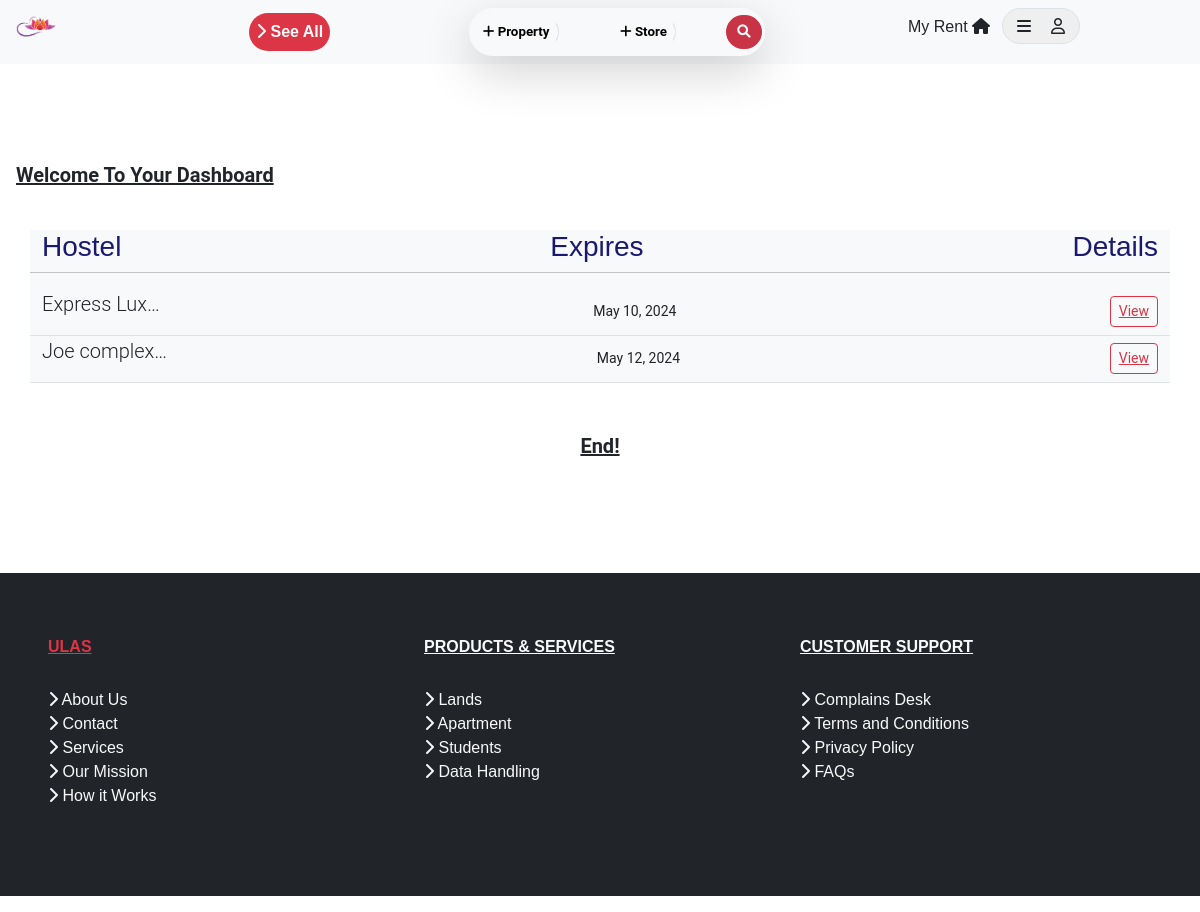
Page /booking/summary (signed in) on the earlier database version.
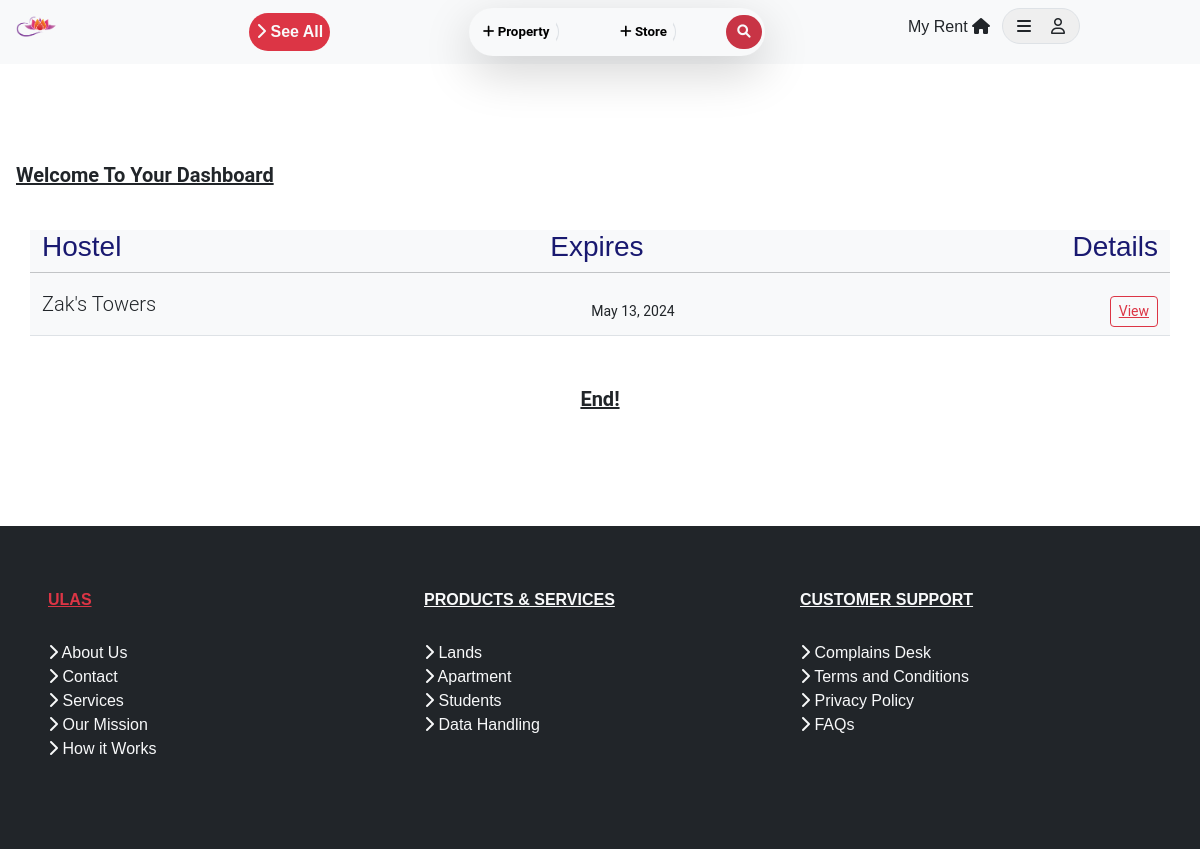
Same page on the later database version.
### hostels/models.py (models this page shows, shortened)
class Booking(models.Model):
    hostel = models.ForeignKey(Hostel, on_delete=models.CASCADE)
    tenant = models.ForeignKey(user, on_delete=models.CASCADE)
    check_in = models.DateTimeField(default=timezone.now)
    phone_number = models.CharField(max_length=10, null=True, blank=True)
    cost = models.DecimalField(max_digits=8, decimal_places=2)
    room_no = models.PositiveIntegerField()
    first_name = models.CharField(max_length=50)
    last_name = models.CharField(max_length=50)
    email_address = models.EmailField()
    city_or_town = models.CharField(max_length=100)
    university_identification_number = models.PositiveIntegerField()
    region_of_residence = models.CharField(max_length=100)
    digital_address = models.CharField(max_length=100)
    is_verified = models.BooleanField(default=False)
    '''
    get and return the message of name of the message sent
    '''
    '''
    getting the price of the hostel
    '''
    def price(self):
        return self.hostel.get_cost()
    '''assigning a room number to the tenant'''
    '''
    getting the hostel name
    '''
    '''
    auto calculating the expiry date of the rent
    '''
    def expiration_date(self):
        delta = self.check_in + timezone.timedelta(days=366)
        return delta
    '''
    a method that checks when user rent expires and increase the number of hostels by 1
    '''

class Hostel(models.Model):
    owner_name = models.CharField(max_length=100, default='gunarcom')
    school = models.ForeignKey(School, on_delete=models.CASCADE)
    campus = models.CharField(max_length=100, default='Main Campus')
    hostel_name = models.CharField(max_length=50, default='unnamed hostel')
    contact = PhoneNumberField()
    image = models.ImageField(blank=True,
                              upload_to='static/images',
                              default=None)
    date_added = models.DateTimeField(default=timezone.now)
    no_of_rooms = models.PositiveIntegerField()
    hostel_coordinates = models.CharField(max_length=100)
    cost_per_room = models.DecimalField(max_digits=8, decimal_places=2)
    duration = models.PositiveIntegerField()
    amenities = MultiSelectField(choices=AMENITIES, max_choices=500, max_length=500)
    wifi = models.CharField(max_length=20)
    details = RichTextUploadingField()
    '''
    trimming images to an appropriate size before saving to the database
    '''
    def __str__(self):
        return self.hostel_name
    '''
    a method to get the cost of a romm
    '''
    '''
    calculating the distance of the hostel to the campus
    '''

### hostels/views.py (the view)
# urls.py: path('booking/summary', dashboard, name='booking-details'),
@login_required
def dashboard(request):
    dash = Booking.objects.filter(tenant=request.user)
    return render(request, 'hostels/dashboard.html', {'dash':dash})

### hostels/templates/hostels/dashboard.html (shortened to what this page needs)
{% extends 'hostels/base.html' %}
{% load static %}
{% block content %}
<section class="user">
    <p class="lead fw-bolder text-dark text-decoration-underline pb-4 text-capitalize">Welcome to your dashboard</p>
    <div class="container">
        <div class="row bg-light  d-flex justify-content-center">
            <div class="d-flex justify-content-between">
                <h3>Hostel</h3>
                <h3>Expires</h3>
                <h3>Details</h3>
            </div>
            <hr>
            {% for booking in dash %}
            <div class="col-12 border-bottom d-none d-sm-block d-lg-block">
                 <div class="d-flex justify-content-between align-items-center">
                    <p class="lead text-dark">{{booking.hostel|truncatechars:12}}</p>
                    <small>{{booking.expiration_date|date:'M d, Y'}}</small>
                    <button title="{{booking.hostel}}" class="btn btn-sm btn-outline-danger text-decoration-underline">View</button>
                 </div>
            </div>
             {% empty %}
                You have got no booking yet
            {% endfor %}
        </div>
    </div>
    <p class="text-dark text-center pt-5 lead text-decoration-underline fw-bolder">End!</p>
</section>
{% endblock %}

Differences in the rows shown:
removed Booking: hostel "Express Lux…", expiration_date "May 10, 2024"
removed Booking: hostel "Joe complex…", expiration_date "May 12, 2024"
added Booking: hostel "Zak's Towers", expiration_date "May 13, 2024"
